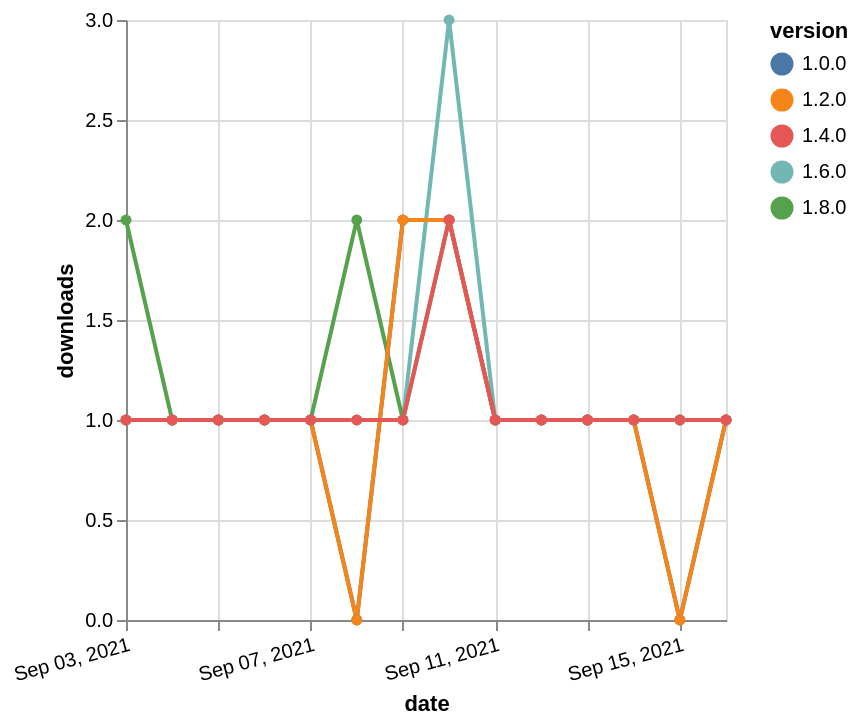

Vega-Lite specification for this chart:
### Vega-Lite specification from a JSON file in a GitHub repository (floating-point values rounded to 4 significant figures)
{"$schema": "https://vega.github.io/schema/vega-lite/v5.json", "description": "A simple bar chart with embedded data.", "data": {"values": [{"date": "2021-09-03", "total": 188, "delta": 1, "version": "1.6.0"}, {"date": "2021-09-04", "total": 189, "delta": 1, "version": "1.6.0"}, {"date": "2021-09-05", "total": 190, "delta": 1, "version": "1.6.0"}, {"date": "2021-09-06", "total": 191, "delta": 1, "version": "1.6.0"}, {"date": "2021-09-07", "total": 192, "delta": 1, "version": "1.6.0"}, {"date": "2021-09-08", "total": 193, "delta": 1, "version": "1.6.0"}, {"date": "2021-09-09", "total": 194, "delta": 1, "version": "1.6.0"}, {"date": "2021-09-10", "total": 197, "delta": 3, "version": "1.6.0"}, {"date": "2021-09-11", "total": 198, "delta": 1, "version": "1.6.0"}, {"date": "2021-09-12", "total": 199, "delta": 1, "version": "1.6.0"}, {"date": "2021-09-13", "total": 200, "delta": 1, "version": "1.6.0"}, {"date": "2021-09-14", "total": 201, "delta": 1, "version": "1.6.0"}, {"date": "2021-09-15", "total": 202, "delta": 1, "version": "1.6.0"}, {"date": "2021-09-16", "total": 203, "delta": 1, "version": "1.6.0"}, {"date": "2021-09-03", "total": 117, "delta": 2, "version": "1.8.0"}, {"date": "2021-09-04", "total": 118, "delta": 1, "version": "1.8.0"}, {"date": "2021-09-05", "total": 119, "delta": 1, "version": "1.8.0"}, {"date": "2021-09-06", "total": 120, "delta": 1, "version": "1.8.0"}, {"date": "2021-09-07", "total": 121, "delta": 1, "version": "1.8.0"}, {"date": "2021-09-08", "total": 123, "delta": 2, "version": "1.8.0"}, {"date": "2021-09-09", "total": 124, "delta": 1, "version": "1.8.0"}, {"date": "2021-09-10", "total": 126, "delta": 2, "version": "1.8.0"}, {"date": "2021-09-11", "total": 127, "delta": 1, "version": "1.8.0"}, {"date": "2021-09-12", "total": 128, "delta": 1, "version": "1.8.0"}, {"date": "2021-09-13", "total": 129, "delta": 1, "version": "1.8.0"}, {"date": "2021-09-14", "total": 130, "delta": 1, "version": "1.8.0"}, {"date": "2021-09-15", "total": 131, "delta": 1, "version": "1.8.0"}, {"date": "2021-09-16", "total": 132, "delta": 1, "version": "1.8.0"}, {"date": "2021-09-03", "total": 196, "delta": 1, "version": "1.0.0"}, {"date": "2021-09-04", "total": 197, "delta": 1, "version": "1.0.0"}, {"date": "2021-09-05", "total": 198, "delta": 1, "version": "1.0.0"}, {"date": "2021-09-06", "total": 199, "delta": 1, "version": "1.0.0"}, {"date": "2021-09-07", "total": 200, "delta": 1, "version": "1.0.0"}, {"date": "2021-09-08", "total": 200, "delta": 0, "version": "1.0.0"}, {"date": "2021-09-09", "total": 202, "delta": 2, "version": "1.0.0"}, {"date": "2021-09-10", "total": 204, "delta": 2, "version": "1.0.0"}, {"date": "2021-09-11", "total": 205, "delta": 1, "version": "1.0.0"}, {"date": "2021-09-12", "total": 206, "delta": 1, "version": "1.0.0"}, {"date": "2021-09-13", "total": 207, "delta": 1, "version": "1.0.0"}, {"date": "2021-09-14", "total": 208, "delta": 1, "version": "1.0.0"}, {"date": "2021-09-15", "total": 208, "delta": 0, "version": "1.0.0"}, {"date": "2021-09-16", "total": 209, "delta": 1, "version": "1.0.0"}, {"date": "2021-09-03", "total": 184, "delta": 1, "version": "1.2.0"}, {"date": "2021-09-04", "total": 185, "delta": 1, "version": "1.2.0"}, {"date": "2021-09-05", "total": 186, "delta": 1, "version": "1.2.0"}, {"date": "2021-09-06", "total": 187, "delta": 1, "version": "1.2.0"}, {"date": "2021-09-07", "total": 188, "delta": 1, "version": "1.2.0"}, {"date": "2021-09-08", "total": 188, "delta": 0, "version": "1.2.0"}, {"date": "2021-09-09", "total": 190, "delta": 2, "version": "1.2.0"}, {"date": "2021-09-10", "total": 192, "delta": 2, "version": "1.2.0"}, {"date": "2021-09-11", "total": 193, "delta": 1, "version": "1.2.0"}, {"date": "2021-09-12", "total": 194, "delta": 1, "version": "1.2.0"}, {"date": "2021-09-13", "total": 195, "delta": 1, "version": "1.2.0"}, {"date": "2021-09-14", "total": 196, "delta": 1, "version": "1.2.0"}, {"date": "2021-09-15", "total": 196, "delta": 0, "version": "1.2.0"}, {"date": "2021-09-16", "total": 197, "delta": 1, "version": "1.2.0"}, {"date": "2021-09-03", "total": 165, "delta": 1, "version": "1.4.0"}, {"date": "2021-09-04", "total": 166, "delta": 1, "version": "1.4.0"}, {"date": "2021-09-05", "total": 167, "delta": 1, "version": "1.4.0"}, {"date": "2021-09-06", "total": 168, "delta": 1, "version": "1.4.0"}, {"date": "2021-09-07", "total": 169, "delta": 1, "version": "1.4.0"}, {"date": "2021-09-08", "total": 170, "delta": 1, "version": "1.4.0"}, {"date": "2021-09-09", "total": 171, "delta": 1, "version": "1.4.0"}, {"date": "2021-09-10", "total": 173, "delta": 2, "version": "1.4.0"}, {"date": "2021-09-11", "total": 174, "delta": 1, "version": "1.4.0"}, {"date": "2021-09-12", "total": 175, "delta": 1, "version": "1.4.0"}, {"date": "2021-09-13", "total": 176, "delta": 1, "version": "1.4.0"}, {"date": "2021-09-14", "total": 177, "delta": 1, "version": "1.4.0"}, {"date": "2021-09-15", "total": 178, "delta": 1, "version": "1.4.0"}, {"date": "2021-09-16", "total": 179, "delta": 1, "version": "1.4.0"}]}, "width": "container", "mark": {"type": "line", "point": {"filled": true}}, "encoding": {"x": {"field": "date", "type": "temporal", "timeUnit": "yearmonthdate", "title": "date", "axis": {"labelAngle": -15}}, "y": {"field": "delta", "type": "quantitative", "title": "downloads"}, "color": {"field": "version", "type": "nominal"}, "tooltip": {"field": "delta"}}}
